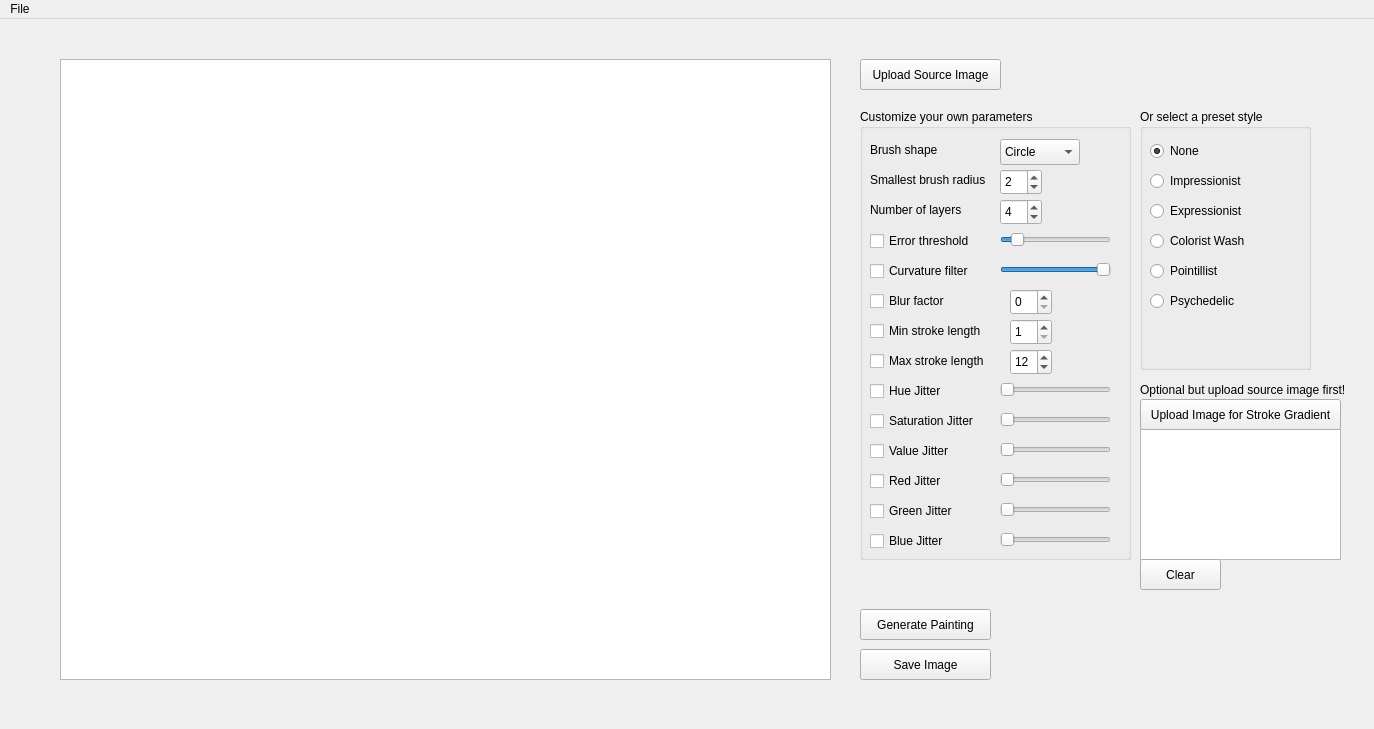
<?xml version="1.0" encoding="UTF-8"?>
<ui version="4.0">
 <class>MainWindow</class>
 <widget class="QMainWindow" name="MainWindow">
  <property name="geometry">
   <rect>
    <x>0</x>
    <y>0</y>
    <width>1374</width>
    <height>729</height>
   </rect>
  </property>
  <property name="windowTitle">
   <string>Scene Graph</string>
  </property>
  <widget class="QWidget" name="centralWidget">
   <widget class="QGraphicsView" name="scene_display">
    <property name="geometry">
     <rect>
      <x>60</x>
      <y>40</y>
      <width>771</width>
      <height>621</height>
     </rect>
    </property>
   </widget>
   <widget class="QPushButton" name="openButton">
    <property name="geometry">
     <rect>
      <x>860</x>
      <y>40</y>
      <width>141</width>
      <height>31</height>
     </rect>
    </property>
    <property name="text">
     <string>Upload Source Image</string>
    </property>
   </widget>
   <widget class="QPushButton" name="saveButton">
    <property name="geometry">
     <rect>
      <x>860</x>
      <y>630</y>
      <width>131</width>
      <height>31</height>
     </rect>
    </property>
    <property name="text">
     <string>Save Image</string>
    </property>
   </widget>
   <widget class="QPushButton" name="paintButton">
    <property name="geometry">
     <rect>
      <x>860</x>
      <y>590</y>
      <width>131</width>
      <height>31</height>
     </rect>
    </property>
    <property name="text">
     <string>Generate Painting</string>
    </property>
   </widget>
   <widget class="QGroupBox" name="parametersGroup">
    <property name="geometry">
     <rect>
      <x>860</x>
      <y>90</y>
      <width>271</width>
      <height>451</height>
     </rect>
    </property>
    <property name="title">
     <string>Customize your own parameters</string>
    </property>
    <widget class="QSpinBox" name="minStrokeLength">
     <property name="geometry">
      <rect>
       <x>150</x>
       <y>210</y>
       <width>42</width>
       <height>26</height>
      </rect>
     </property>
     <property name="minimum">
      <number>1</number>
     </property>
     <property name="value">
      <number>1</number>
     </property>
    </widget>
    <widget class="QSpinBox" name="maxStrokeLength">
     <property name="geometry">
      <rect>
       <x>150</x>
       <y>240</y>
       <width>42</width>
       <height>26</height>
      </rect>
     </property>
     <property name="minimum">
      <number>1</number>
     </property>
     <property name="value">
      <number>12</number>
     </property>
    </widget>
    <widget class="QSlider" name="curvatureFilter">
     <property name="geometry">
      <rect>
       <x>140</x>
       <y>150</y>
       <width>111</width>
       <height>22</height>
      </rect>
     </property>
     <property name="maximum">
      <number>10</number>
     </property>
     <property name="singleStep">
      <number>1</number>
     </property>
     <property name="value">
      <number>10</number>
     </property>
     <property name="sliderPosition">
      <number>10</number>
     </property>
     <property name="orientation">
      <enum>Qt::Horizontal</enum>
     </property>
     <property name="tickInterval">
      <number>1</number>
     </property>
    </widget>
    <widget class="QCheckBox" name="hueCheck">
     <property name="geometry">
      <rect>
       <x>10</x>
       <y>270</y>
       <width>131</width>
       <height>24</height>
      </rect>
     </property>
     <property name="text">
      <string>Hue Jitter</string>
     </property>
    </widget>
    <widget class="QCheckBox" name="saturationCheck">
     <property name="geometry">
      <rect>
       <x>10</x>
       <y>300</y>
       <width>131</width>
       <height>24</height>
      </rect>
     </property>
     <property name="text">
      <string>Saturation Jitter</string>
     </property>
    </widget>
    <widget class="QCheckBox" name="valueCheck">
     <property name="geometry">
      <rect>
       <x>10</x>
       <y>330</y>
       <width>131</width>
       <height>24</height>
      </rect>
     </property>
     <property name="text">
      <string>Value Jitter</string>
     </property>
    </widget>
    <widget class="QCheckBox" name="redCheck">
     <property name="geometry">
      <rect>
       <x>10</x>
       <y>360</y>
       <width>131</width>
       <height>24</height>
      </rect>
     </property>
     <property name="text">
      <string>Red Jitter</string>
     </property>
    </widget>
    <widget class="QCheckBox" name="greenCheck">
     <property name="geometry">
      <rect>
       <x>10</x>
       <y>390</y>
       <width>131</width>
       <height>24</height>
      </rect>
     </property>
     <property name="text">
      <string>Green Jitter</string>
     </property>
    </widget>
    <widget class="QCheckBox" name="blueCheck">
     <property name="geometry">
      <rect>
       <x>10</x>
       <y>420</y>
       <width>131</width>
       <height>24</height>
      </rect>
     </property>
     <property name="text">
      <string>Blue Jitter</string>
     </property>
    </widget>
    <widget class="QSlider" name="hue">
     <property name="geometry">
      <rect>
       <x>140</x>
       <y>270</y>
       <width>111</width>
       <height>22</height>
      </rect>
     </property>
     <property name="maximum">
      <number>10</number>
     </property>
     <property name="singleStep">
      <number>1</number>
     </property>
     <property name="value">
      <number>0</number>
     </property>
     <property name="sliderPosition">
      <number>0</number>
     </property>
     <property name="orientation">
      <enum>Qt::Horizontal</enum>
     </property>
     <property name="tickInterval">
      <number>1</number>
     </property>
    </widget>
    <widget class="QSlider" name="saturation">
     <property name="geometry">
      <rect>
       <x>140</x>
       <y>300</y>
       <width>111</width>
       <height>22</height>
      </rect>
     </property>
     <property name="maximum">
      <number>10</number>
     </property>
     <property name="singleStep">
      <number>1</number>
     </property>
     <property name="value">
      <number>0</number>
     </property>
     <property name="sliderPosition">
      <number>0</number>
     </property>
     <property name="orientation">
      <enum>Qt::Horizontal</enum>
     </property>
     <property name="tickInterval">
      <number>1</number>
     </property>
    </widget>
    <widget class="QSlider" name="value">
     <property name="geometry">
      <rect>
       <x>140</x>
       <y>330</y>
       <width>111</width>
       <height>22</height>
      </rect>
     </property>
     <property name="maximum">
      <number>10</number>
     </property>
     <property name="singleStep">
      <number>1</number>
     </property>
     <property name="value">
      <number>0</number>
     </property>
     <property name="sliderPosition">
      <number>0</number>
     </property>
     <property name="orientation">
      <enum>Qt::Horizontal</enum>
     </property>
     <property name="tickInterval">
      <number>1</number>
     </property>
    </widget>
    <widget class="QSlider" name="red">
     <property name="geometry">
      <rect>
       <x>140</x>
       <y>360</y>
       <width>111</width>
       <height>22</height>
      </rect>
     </property>
     <property name="maximum">
      <number>10</number>
     </property>
     <property name="singleStep">
      <number>1</number>
     </property>
     <property name="value">
      <number>0</number>
     </property>
     <property name="sliderPosition">
      <number>0</number>
     </property>
     <property name="orientation">
      <enum>Qt::Horizontal</enum>
     </property>
     <property name="tickInterval">
      <number>1</number>
     </property>
    </widget>
    <widget class="QSlider" name="green">
     <property name="geometry">
      <rect>
       <x>140</x>
       <y>390</y>
       <width>111</width>
       <height>22</height>
      </rect>
     </property>
     <property name="maximum">
      <number>10</number>
     </property>
     <property name="singleStep">
      <number>1</number>
     </property>
     <property name="value">
      <number>0</number>
     </property>
     <property name="sliderPosition">
      <number>0</number>
     </property>
     <property name="orientation">
      <enum>Qt::Horizontal</enum>
     </property>
     <property name="tickInterval">
      <number>1</number>
     </property>
    </widget>
    <widget class="QSlider" name="blue">
     <property name="geometry">
      <rect>
       <x>140</x>
       <y>420</y>
       <width>111</width>
       <height>22</height>
      </rect>
     </property>
     <property name="maximum">
      <number>10</number>
     </property>
     <property name="singleStep">
      <number>1</number>
     </property>
     <property name="value">
      <number>0</number>
     </property>
     <property name="sliderPosition">
      <number>0</number>
     </property>
     <property name="orientation">
      <enum>Qt::Horizontal</enum>
     </property>
     <property name="tickInterval">
      <number>1</number>
     </property>
    </widget>
    <widget class="QCheckBox" name="maxStrokeLengthCheck">
     <property name="geometry">
      <rect>
       <x>10</x>
       <y>240</y>
       <width>131</width>
       <height>24</height>
      </rect>
     </property>
     <property name="text">
      <string>Max stroke length</string>
     </property>
     <property name="checked">
      <bool>false</bool>
     </property>
    </widget>
    <widget class="QCheckBox" name="minStrokeLengthCheck">
     <property name="geometry">
      <rect>
       <x>10</x>
       <y>210</y>
       <width>141</width>
       <height>24</height>
      </rect>
     </property>
     <property name="text">
      <string>Min stroke length</string>
     </property>
     <property name="checked">
      <bool>false</bool>
     </property>
    </widget>
    <widget class="QCheckBox" name="blurFactorCheck">
     <property name="geometry">
      <rect>
       <x>10</x>
       <y>180</y>
       <width>131</width>
       <height>24</height>
      </rect>
     </property>
     <property name="text">
      <string>Blur factor</string>
     </property>
    </widget>
    <widget class="QSpinBox" name="blurFactor">
     <property name="geometry">
      <rect>
       <x>150</x>
       <y>180</y>
       <width>42</width>
       <height>26</height>
      </rect>
     </property>
    </widget>
    <widget class="QCheckBox" name="curvatureFilterCheck">
     <property name="geometry">
      <rect>
       <x>10</x>
       <y>150</y>
       <width>131</width>
       <height>24</height>
      </rect>
     </property>
     <property name="text">
      <string>Curvature filter </string>
     </property>
    </widget>
    <widget class="QSlider" name="errorThreshold">
     <property name="geometry">
      <rect>
       <x>140</x>
       <y>120</y>
       <width>111</width>
       <height>22</height>
      </rect>
     </property>
     <property name="maximum">
      <number>2000</number>
     </property>
     <property name="singleStep">
      <number>1</number>
     </property>
     <property name="value">
      <number>200</number>
     </property>
     <property name="sliderPosition">
      <number>200</number>
     </property>
     <property name="orientation">
      <enum>Qt::Horizontal</enum>
     </property>
     <property name="tickInterval">
      <number>1</number>
     </property>
    </widget>
    <widget class="QCheckBox" name="errorThresholdCheck">
     <property name="geometry">
      <rect>
       <x>10</x>
       <y>120</y>
       <width>131</width>
       <height>24</height>
      </rect>
     </property>
     <property name="text">
      <string>Error threshold</string>
     </property>
     <property name="checked">
      <bool>false</bool>
     </property>
    </widget>
    <widget class="QLabel" name="label_2">
     <property name="geometry">
      <rect>
       <x>10</x>
       <y>90</y>
       <width>121</width>
       <height>21</height>
      </rect>
     </property>
     <property name="text">
      <string>Number of layers</string>
     </property>
    </widget>
    <widget class="QSpinBox" name="numberLayers">
     <property name="geometry">
      <rect>
       <x>140</x>
       <y>90</y>
       <width>42</width>
       <height>26</height>
      </rect>
     </property>
     <property name="minimum">
      <number>1</number>
     </property>
     <property name="maximum">
      <number>10</number>
     </property>
     <property name="value">
      <number>4</number>
     </property>
    </widget>
    <widget class="QSpinBox" name="smallestRadius">
     <property name="geometry">
      <rect>
       <x>140</x>
       <y>60</y>
       <width>42</width>
       <height>26</height>
      </rect>
     </property>
     <property name="minimum">
      <number>1</number>
     </property>
     <property name="value">
      <number>2</number>
     </property>
    </widget>
    <widget class="QLabel" name="label">
     <property name="geometry">
      <rect>
       <x>10</x>
       <y>60</y>
       <width>121</width>
       <height>21</height>
      </rect>
     </property>
     <property name="text">
      <string>Smallest brush radius</string>
     </property>
    </widget>
    <widget class="QLabel" name="label_3">
     <property name="geometry">
      <rect>
       <x>10</x>
       <y>30</y>
       <width>121</width>
       <height>21</height>
      </rect>
     </property>
     <property name="text">
      <string>Brush shape</string>
     </property>
    </widget>
    <widget class="QComboBox" name="brushShape">
     <property name="geometry">
      <rect>
       <x>140</x>
       <y>30</y>
       <width>80</width>
       <height>26</height>
      </rect>
     </property>
     <item>
      <property name="text">
       <string>Circle</string>
      </property>
     </item>
     <item>
      <property name="text">
       <string>Square</string>
      </property>
     </item>
    </widget>
   </widget>
   <widget class="QGroupBox" name="styleGroup">
    <property name="geometry">
     <rect>
      <x>1140</x>
      <y>90</y>
      <width>171</width>
      <height>261</height>
     </rect>
    </property>
    <property name="title">
     <string>Or select a preset style</string>
    </property>
    <widget class="QRadioButton" name="psychedelicStyle">
     <property name="geometry">
      <rect>
       <x>10</x>
       <y>180</y>
       <width>110</width>
       <height>24</height>
      </rect>
     </property>
     <property name="text">
      <string>Psychedelic</string>
     </property>
    </widget>
    <widget class="QRadioButton" name="expressionistStyle">
     <property name="geometry">
      <rect>
       <x>10</x>
       <y>90</y>
       <width>110</width>
       <height>24</height>
      </rect>
     </property>
     <property name="text">
      <string>Expressionist</string>
     </property>
    </widget>
    <widget class="QRadioButton" name="pointillistStyle">
     <property name="geometry">
      <rect>
       <x>10</x>
       <y>150</y>
       <width>110</width>
       <height>24</height>
      </rect>
     </property>
     <property name="text">
      <string>Pointillist</string>
     </property>
    </widget>
    <widget class="QRadioButton" name="impressionistStyle">
     <property name="geometry">
      <rect>
       <x>10</x>
       <y>60</y>
       <width>110</width>
       <height>24</height>
      </rect>
     </property>
     <property name="text">
      <string>Impressionist</string>
     </property>
    </widget>
    <widget class="QRadioButton" name="noneStyle">
     <property name="geometry">
      <rect>
       <x>10</x>
       <y>30</y>
       <width>110</width>
       <height>24</height>
      </rect>
     </property>
     <property name="text">
      <string>None</string>
     </property>
     <property name="checked">
      <bool>true</bool>
     </property>
    </widget>
    <widget class="QRadioButton" name="coloristStyle">
     <property name="geometry">
      <rect>
       <x>10</x>
       <y>120</y>
       <width>110</width>
       <height>24</height>
      </rect>
     </property>
     <property name="text">
      <string>Colorist Wash</string>
     </property>
    </widget>
   </widget>
   <widget class="QGraphicsView" name="scene_display_2">
    <property name="geometry">
     <rect>
      <x>1140</x>
      <y>410</y>
      <width>201</width>
      <height>131</height>
     </rect>
    </property>
   </widget>
   <widget class="QPushButton" name="strokeButton">
    <property name="geometry">
     <rect>
      <x>1140</x>
      <y>380</y>
      <width>201</width>
      <height>31</height>
     </rect>
    </property>
    <property name="text">
     <string>Upload Image for Stroke Gradient</string>
    </property>
   </widget>
   <widget class="QPushButton" name="clearStrokeButton">
    <property name="geometry">
     <rect>
      <x>1140</x>
      <y>540</y>
      <width>81</width>
      <height>31</height>
     </rect>
    </property>
    <property name="text">
     <string>Clear</string>
    </property>
   </widget>
   <widget class="QLabel" name="label_4">
    <property name="geometry">
     <rect>
      <x>1140</x>
      <y>360</y>
      <width>211</width>
      <height>21</height>
     </rect>
    </property>
    <property name="text">
     <string>Optional but upload source image first!</string>
    </property>
   </widget>
   <zorder>parametersGroup</zorder>
   <zorder>styleGroup</zorder>
   <zorder>scene_display</zorder>
   <zorder>openButton</zorder>
   <zorder>saveButton</zorder>
   <zorder>paintButton</zorder>
   <zorder>scene_display_2</zorder>
   <zorder>strokeButton</zorder>
   <zorder>clearStrokeButton</zorder>
   <zorder>label_4</zorder>
  </widget>
  <widget class="QMenuBar" name="menuBar">
   <property name="geometry">
    <rect>
     <x>0</x>
     <y>0</y>
     <width>1374</width>
     <height>22</height>
    </rect>
   </property>
   <widget class="QMenu" name="menuFile">
    <property name="title">
     <string>File</string>
    </property>
    <addaction name="actionQuit"/>
   </widget>
   <addaction name="menuFile"/>
  </widget>
  <action name="actionQuit">
   <property name="text">
    <string>Quit</string>
   </property>
   <property name="shortcut">
    <string>Ctrl+Q</string>
   </property>
  </action>
 </widget>
 <layoutdefault spacing="6" margin="11"/>
 <resources/>
 <connections/>
</ui>
